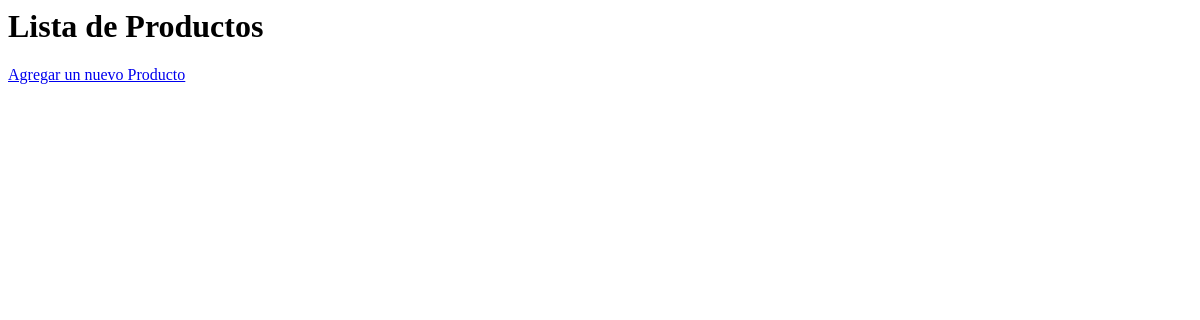
/products/, run on an earlier commit of the app's database.
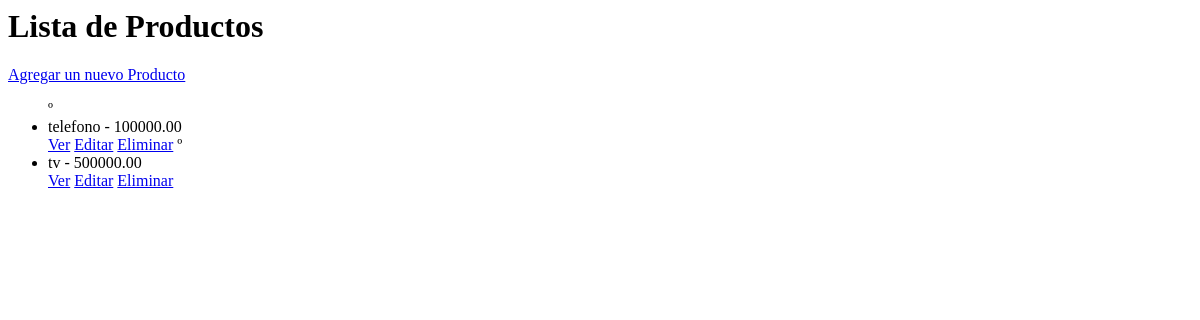
And on a later commit of the database.
### poducts/models.py (models this page shows, shortened)
class Product(models.Model):
    name = models.CharField(max_length=100)
    description = models.TextField()
    price = models.DecimalField(max_digits=10,decimal_places=2)
    stock = models.PositiveIntegerField()

### poducts/views.py (the view)
# urls.py: path('',views.product_list,name='product_list'),
def product_list(request):
    products = Product.objects.all()
    return render(request,'poducts/product_list.html',{'products':products})

### poducts/templates/poducts/product_list.html
<h1>Lista de Productos</h1>
<a href="{% url 'product_create' %}">Agregar un nuevo Producto</a>
<ul>
    {% for product in products %}º
    <li>{{product.name}} - {{product.price}}</li>
    <a href="{% url 'product_detail' product.id %}">Ver</a>
    <a href="{% url 'product_update' product.id %}">Editar</a>
    <a href="{% url 'product_delete' product.id %}">Eliminar</a>
    {% endfor %}
</ul>

What changed in the data, as far as the page shows it:
added Product: name "telefono", price "100000.00"
added Product: name "tv", price "500000.00"
